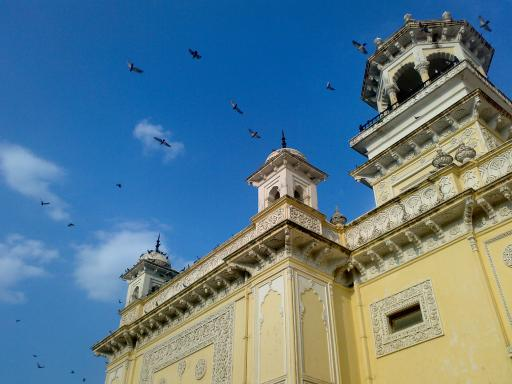
#> input picture Assignment-3/home.jpg, 512 x 384 px
$ jupyter execute Kmeans_EM.ipynb
#> lines starting #> are read from the running program, lines starting #| are printed output that depends on the picture
[cell 1]
import cv2
from copy import deepcopy
import numpy as np
from matplotlib import pyplot as plt
import math
import random
import scipy.stats as scip

[cell 2]
def kmeans(img, kvalue):

#> called with kvalue = 2
    data = img.reshape((-1,3))

    k = kvalue


    # Number of training data
    n = data.shape[0]
#> n = 196608
    # Number of features in the data
    c = data.shape[1]
#> c = 3

    #generate random centers to begin the KMeans analysis
    mean = np.mean(data, axis = 0)
#> mean = [91.61, 123.9, 141.2]
    std = np.std(data, axis = 0)
#> std = [71.41, 42.59, 47.52]
    centers = np.random.randn(k,c)*std + mean
#> centers = [[217.6, 140.9, 187.8], [251.6, 203.4, 94.8]]


    clusters = np.zeros(n)
    distances = np.zeros((n,k))

    # Run through the KMeans algorithm 10 times
    for j in range(0,10):
        # Measure the distance to every center
        for i in range(k):
            distances[:,i] = np.linalg.norm(data - centers[i], axis=1)

        # Assign all training data to closest center
        clusters = np.argmin(distances, axis = 1)

        # Calculate mean for every cluster and update the center
        for i in range(k):
            centers[i] = np.mean(data[clusters == i], axis=0)
#> after the loop, centers = [[43.12, 97.7, 144.9], [177.4, 170.2, 134.8]]; distances = 196608 pairs, first value 0.935 to 278.4, second value 0.93 to 280.4

    #colors used for segmentation - will not be seen in images, only in scatter plot if shown thus can basically be any color
    colors=['red', 'blue', 'green']

    for i in range(k):
        points = np.array([data[j] for j in range(len(data)) if clusters[j] == i])


    #create the output image from the clusters and the centers found through the kmeans algorithm
    centers = np.uint8(centers)
#> centers = [[43, 97, 144], [177, 170, 134]]
    returnImage = centers[clusters.flatten()]
    returnImage = returnImage.reshape((img.shape))
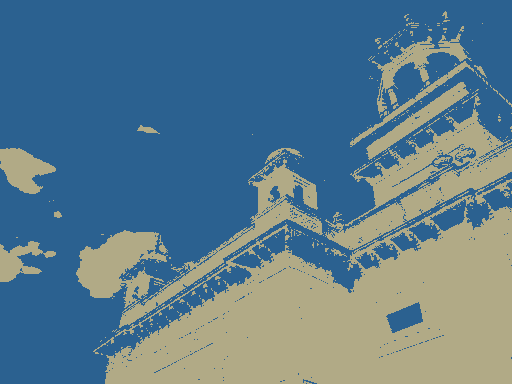
#> returnImage: shape (384, 512, 3); mean R, G, B 91.4, 123.4, 140.4

    #return both the image itself and the centers which will be used for the EM algorithm
    return(returnImage, centers)

[cell 3]
image = cv2.cvtColor(cv2.imread('home.jpg'), cv2.COLOR_BGR2RGB)

image2,_ = kmeans(image, 2)
image3,_ = kmeans(image, 3)
#> call 2 of kmeans, with kvalue = 3
#> in kmeans (call 2), `centers = np.random.randn(k,c)*std + mean`: centers = [[159.5, 117.4, 136.3], [120.9, 130, 210.4], [146, 129.1, 162.3]]
#> after the loop in kmeans (call 2), `for j in range(0,10):`: centers = [[84.99, 78.7, 54.53], [35.1, 105.7, 171.2], [182.6, 175.3, 139.4]]
#> in kmeans (call 2), `centers = np.uint8(centers)`: centers = [[84, 78, 54], [35, 105, 171], [182, 175, 139]]
#> in kmeans (call 2), `returnImage = returnImage.reshape((img.shape))`:
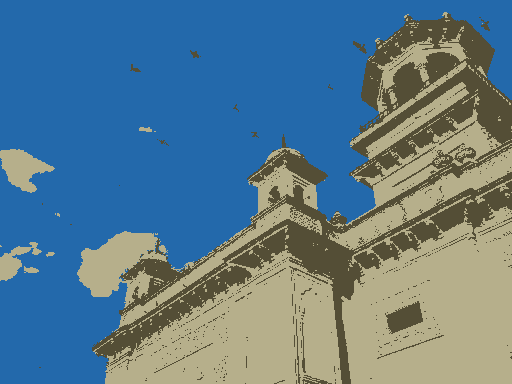
#> returnImage: shape (384, 512, 3); mean R, G, B 91.2, 123.3, 140.9

plt.figure(figsize=(20,20))
plt.subplot(131)
plt.imshow(image)
plt.title("Original Image"), plt.xticks([]), plt.yticks([])
plt.subplot(132)
plt.imshow(image2)
plt.title("Segmentated Image k = 2"), plt.xticks([]), plt.yticks([])
plt.subplot(133)
plt.imshow(image3)
plt.title("Segmentated Image k = 3"), plt.xticks([]), plt.yticks([])
plt.show()
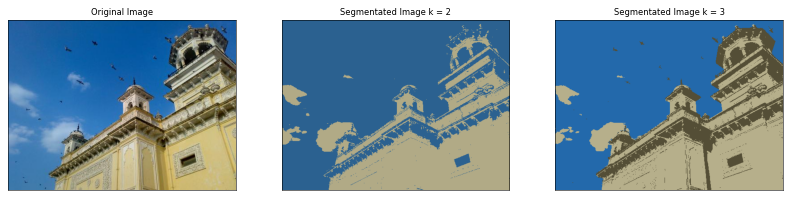
#> figure drawn by matplotlib, 3 panels

[cell 4]
def init(image, k):

    #create one identity matrix with value of 100 for each iteration of k
    identityMatrices = np.array([np.identity(3)] * k)
    identityMatrices = identityMatrices*100

    #perform kmeans to initizlize the centers of the EM algorithm
    _, centers = kmeans(image, k)
#> centers = [[92, 132, 159], [87, 80, 55]]

    #generate random probabilities to begin EM
    ititialProbabilities = np.random.rand(k)

    #get the sum of all the randomized probabilities
    sumOfProbs = np.sum(ititialProbabilities)

    #divide all of the random probabilities by their sum so as to ensure that all probabilities sum to 1.0
    ititialProbabilities = ititialProbabilities / sumOfProbs

    return ititialProbabilities, centers, identityMatrices

[cell 5]
def EMIteration(image, clusterProbs, centers, covariances, k):

    #obtain the number of pixels in the image
    numberOfPixels = image.shape[0]

    #first we will create a placeholder in which we will store the probability that each pixel is placed in each of the k options
    probabilityOfEachOption = np.array([np.zeros(numberOfPixels)]*k)

    #for each of the k options
    #compute the multivariate normal random variable of the image with the cluster center representing the mean and the covariance input as itself
    #from there, multiply the output by the input probability of each pixel being in each cluster to this point
    #using the scipy.stats.multivariate_normal.pdf function to perform multivariate normal calculation because the math was unruly. Will take the penalty here
    for i in range(0, k):
        mVN = scip.multivariate_normal.pdf(image, centers[i], covariances[i])
        probabilityOfEachOption[i] = clusterProbs[i]*mVN

    #sum the probability of each option so as to normalize the values before moving to M step
    sum_probabilityOfEachOption = np.sum(probabilityOfEachOption, axis=0)
    probabilityOfEachOption = probabilityOfEachOption / sum_probabilityOfEachOption

    #next, sum these normalized probabilities and divide that output by the total number of pixels
    weightOfEachOption = np.sum(probabilityOfEachOption, axis=1)
    clusterProbs = weightOfEachOption / numberOfPixels


    #create a placeholder for the centers for each color option
    centers = np.zeros((k, image.shape[1]))

    #calculate new centers for the clusters
    for i in range(0, k):
        centers[i] = np.dot(probabilityOfEachOption[i], image) / weightOfEachOption[i]

    #create a placeholder for the covariances
    covariances = np.array([np.identity(3)*100] * k)

    #take the difference between the input image and the centers
    #then compute the covariances for this iteration
    for i in range(0, k):
        difference = image - centers[i]
        covariances[i] = np.dot(probabilityOfEachOption[i] * difference.T, difference) /  weightOfEachOption[i]

    return clusterProbs, centers, covariances, probabilityOfEachOption

[cell 6]
def performEM(image, k):

    #reshape the image so that its size is simply the total number of pixels by the depth of the image (number of colours)
    reshapedImage = image.reshape((image.shape[0] * image.shape[1], image.shape[2]))
    probabilities, centers, covariances = init(reshapedImage, k)
#> probabilities = [0.255, 0.745]; centers = [[92, 132, 159], [87, 80, 55]]

    #run through the ten iterations of the EM algorithm
    for i in range(0, 10):
        probabilities, centers, covariances, probOfPixelForEachOption = EMIteration(reshapedImage, probabilities, centers , covariances, k)
#> this loop made 10 passes
#> (probabilities, centers) on passes 1 to 10: ([0.825, 0.175], [[92.42, 133, 159.5], [87.78, 81.04, 55.11]]), ([0.796, 0.204], [[89.93, 132.5, 161.5], [98.18, 90.31, 62.1]]), ([0.76, 0.24], [[85.9, 131.1, 163.7], [109.7, 101, 70.18]]), ([0.712, 0.288], [[78.97, 128.1, 166.3], [122.8, 113.4, 79.39]]), ([0.656, 0.344], [[69.21, 123.6, 169.2], [134.4, 124.4, 87.89]]), ([0.607, 0.393], [[59.14, 118.7, 171.5], [141.9, 131.8, 94.43]]), ([0.567, 0.433], [[49.6, 114, 172.8], [146.5, 136.8, 99.91]]), ([0.538, 0.462], [[42.14, 110.1, 173.1], [149.3, 140, 104]]), ([0.53, 0.47], [[39.92, 109, 173.1], [149.9, 140.7, 105.3]]), ([0.528, 0.472], [[39.73, 108.9, 173.2], [149.6, 140.6, 105.5]])

    #as with the kmeans, we map the pixels as being in one of the sets as a final classification of the pixel
    #we will choose the highest probability option here unlike above
    clusters = np.argmax(probOfPixelForEachOption, axis = 0)

    #create the final image
    #first reshape all of the clusters into the shape of an image and then place color into them to represent the different options
    finalImage = np.asarray(centers[clusters.reshape((image.shape[0], image.shape[1], 1))], dtype=np.uint8)
    finalImage = finalImage.reshape(image.shape)
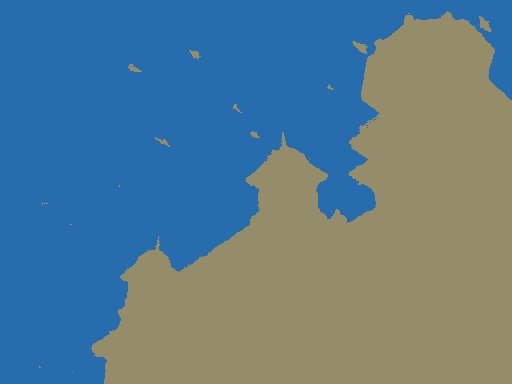
#> finalImage: shape (384, 512, 3); mean R, G, B 90.9, 123.1, 140.9

    return(finalImage)

[cell 7]
#intake the image and convert it to RGB
image = cv2.cvtColor(cv2.imread('home.jpg'), cv2.COLOR_BGR2RGB)


#perform the EM algorithm for both k=2 and k=3
EMK2 = performEM(image, 2)
EMK3 = performEM(image, 3)
#> call 2 of performEM, with k = 3
#> in performEM (call 2), `probabilities, centers, covariances = init(reshapedImage, k)`: probabilities = [0.241, 0.292, 0.467]; centers = [[84, 78, 54], [35, 105, 171], [182, 175, 139]]
#> the loop in performEM (call 2), `for i in range(0, 10):` made 10 passes
#> probabilities on passes 1 to 10: [0.166, 0.505, 0.328], [0.177, 0.509, 0.313], [0.184, 0.514, 0.301], [0.19, 0.519, 0.291], [0.194, 0.524, 0.282], [0.198, 0.524, 0.278], [0.202, 0.524, 0.274], [0.205, 0.524, 0.271], [0.208, 0.523, 0.268], [0.211, 0.523, 0.266]
#> in performEM (call 2), `finalImage = finalImage.reshape(image.shape)`:
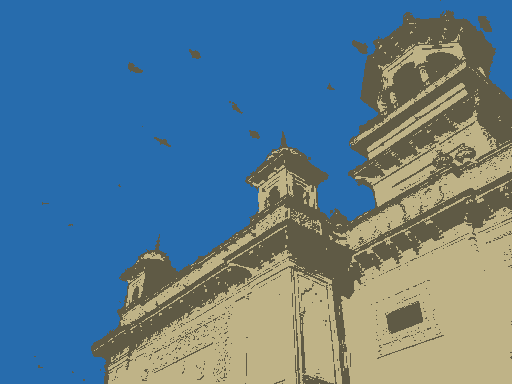
#> finalImage: shape (384, 512, 3); mean R, G, B 91.9, 123.7, 141.5

plt.figure(figsize=(20,20))
plt.subplot(131)
plt.imshow(image)
plt.title("Original Image"), plt.xticks([]), plt.yticks([])
plt.subplot(132)
plt.imshow(EMK2)
plt.title("Segmentated Image k = 2"), plt.xticks([]), plt.yticks([])
plt.subplot(133)
plt.imshow(EMK3)
plt.title("Segmentated Image k = 3"), plt.xticks([]), plt.yticks([])
plt.show()

$ run again, with Assignment-3/im2.png saved as Assignment-3/home.jpg
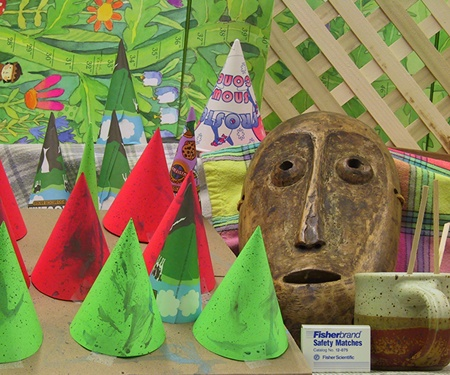
#> input picture Assignment-3/im2.png, 450 x 375 px
#> mean = [132.6, 130.2, 82.31]
#> std = [44.04, 50.23, 39.3]
#> in kmeans, `centers = np.random.randn(k,c)*std + mean`: centers = [[210.3, 150.3, 120.8], [231.3, 224, 43.9]]
#> after the loop in kmeans, `for j in range(0,10):`: centers = [[112.7, 82.14, 52.12], [147, 165, 104.1]]; distances = 168750 pairs, first value 0.916 to 272.7, second value 2.05 to 239.6
#> in kmeans, `centers = np.uint8(centers)`: centers = [[112, 82, 52], [146, 164, 104]]
#> in kmeans, `returnImage = returnImage.reshape((img.shape))`:
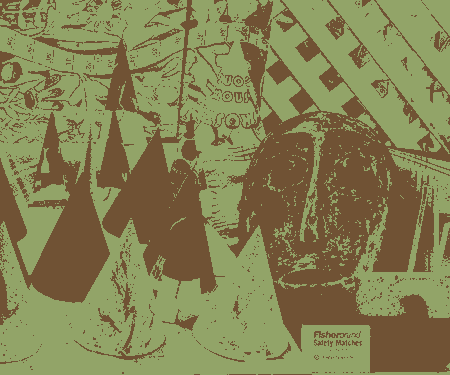
#> returnImage: shape (375, 450, 3); mean R, G, B 131.7, 129.6, 82.2
#> in init, `_, centers = kmeans(image, k)`: centers = [[146, 164, 104], [112, 82, 52]]
#> in performEM, `probabilities, centers, covariances = init(reshapedImage, k)`: probabilities = [0.255, 0.745]; centers = [[146, 164, 104], [112, 82, 52]]
#> the loop in performEM, `for i in range(0, 10):` made 10 passes
#> (probabilities, centers) on passes 1 to 7: ([0.58, 0.42], [[147, 165, 104.2], [112.7, 82.25, 52.12]]), ([0.588, 0.412], [[144.6, 164.1, 102.8], [115.5, 81.87, 53.05]]), ([0.598, 0.402], [[143.1, 163.2, 102], [117, 81.12, 53.04]]), ([0.609, 0.391], [[142.1, 162.3, 101.3], [117.9, 80.26, 52.73]]), ([0.619, 0.381], [[141.4, 161.5, 100.8], [118.3, 79.34, 52.29]]), ([0.63, 0.37], [[140.9, 160.7, 100.3], [118.6, 78.38, 51.79]]), ([0.64, 0.36], [[140.5, 160, 99.8], [118.7, 77.38, 51.24]])
#> in performEM (call 2), `probabilities, centers, covariances = init(reshapedImage, k)`: probabilities = [0.241, 0.292, 0.467]; centers = [[114, 160, 75], [116, 71, 49], [171, 160, 126]]
#> the loop in performEM (call 2), `for i in range(0, 10):` made 10 passes
#> probabilities on passes 1 to 8: [0.347, 0.338, 0.315], [0.348, 0.331, 0.32], [0.352, 0.32, 0.328], [0.356, 0.308, 0.336], [0.36, 0.296, 0.345], [0.363, 0.283, 0.354], [0.364, 0.272, 0.364], [0.365, 0.261, 0.375]
#> in performEM (call 2), `finalImage = finalImage.reshape(image.shape)`:
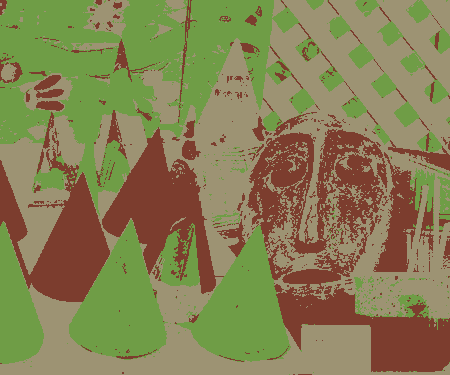
#> finalImage: shape (375, 450, 3); mean R, G, B 133.4, 128.2, 82.4
